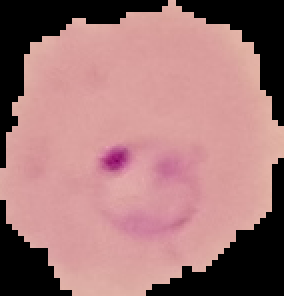
#> input picture Data/ExampleParasiticCell.png, 142 x 148 px (shown 2 times larger)
$ jupyter execute --allow-errors ExploratoryProjectNotebook_Clean.ipynb
#> lines starting #> are read from the running program, lines starting #| are printed output that depends on the picture; long printed decimals are rounded
# Infected Cell Classification: Classical ML vs Deep Learning
### Authors: Tyler Marino, Polina
### Research Focus: Comparative analysis of feature extraction and classification methods for malaria cell detection

This notebook implements a comprehensive research pipeline comparing classical machine learning (Logistic Regression, Random Forest) and deep neural networks (ShuffleNet) for infected blood cell classification.

[cell 1]
# ============================================================================
# IMPORTS & SETUP
# ============================================================================
import cv2
import numpy as np
import pandas as pd
import matplotlib.pyplot as plt
import seaborn as sns
import random
import time
import os
from pathlib import Path
import json
from datetime import datetime


# Machine Learning Libraries
from sklearn.cluster import KMeans
from sklearn.model_selection import train_test_split
from sklearn.linear_model import LogisticRegression
from sklearn.ensemble import RandomForestClassifier
from sklearn.metrics import (accuracy_score, precision_score, recall_score, f1_score,
                             confusion_matrix, classification_report, precision_recall_fscore_support)
from sklearn.pipeline import Pipeline
from sklearn.preprocessing import StandardScaler
from sklearn.model_selection import StratifiedKFold, GridSearchCV, train_test_split
from sklearn.svm import SVC

from joblib import dump, load
from skimage.segmentation import slic
from skimage.color import label2rgb

# Deep Learning Libraries
import torch
import torch.nn as nn
import torch.optim as optim
from torch.utils.data import DataLoader, random_split
from torchvision import models, transforms, datasets
from torchvision.models import ShuffleNet_V2_X1_0_Weights


# Configure plotting
plt.style.use('seaborn-v0_8-darkgrid')
sns.set_palette("husl")
print("✓ All libraries imported successfully")

dark2 = [
    "#1b9e77",
    "#66a61e",
    "#7570b3",
    "#e6ab02",
    "#d95f02",
    "#e7298a",
    "#a6761d",
    "#666666"
]

# 1. FEATURE EXTRACTION
## Overview
This section extracts handcrafted features from cell images for use in classical ML models. We compute:
- **General Image Statistics**: RGB/HSV histograms, color channel statistics
- **K-Means Clustering Features**: Cluster centers, pixel distributions, variance metrics
- **SLIC Superpixel Features**: Texture and spatial information

## 1.1 General Image Statistics

[cell 2]
def extract_image_statistics(img_path, verbose=True):
    """
    Extract basic statistical features from a cell image.

    Parameters:
    - img_path: Path to image file
    - verbose: Whether to print statistics

    Returns:
    - feature_dict: Dictionary containing RGB and HSV statistics
    """
#> called with img_path = 'Data/ExampleParasiticCell.png', verbose = True
    img = cv2.imread(img_path)
#> img is the input picture: shape (148, 142, 3); mean B, G, R 118.9, 118.6, 163
    print(f"image shape: {img.shape} ")
#| image shape: (148, 142, 3)
    img_rgb = cv2.cvtColor(img, cv2.COLOR_BGR2RGB)
    img_hsv = cv2.cvtColor(img, cv2.COLOR_BGR2HSV)
#> img_hsv: shape (148, 142, 3); mean H, S, V 36.8, 54.2, 163
    img_gray = cv2.cvtColor(img, cv2.COLOR_BGR2GRAY)
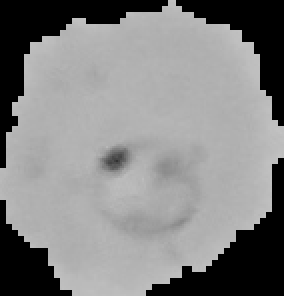
#> img_gray: shape (148, 142) (shown 2 times larger); min 0, max 194, mean 131.9

    # RGB Statistics
    rgb_mean = np.mean(img_rgb, axis=(0, 1))
#> rgb_mean = [163, 118.6, 118.9]
    rgb_std = np.std(img_rgb, axis=(0, 1))
#> rgb_std = [94.56, 69.63, 69.02]
    rgb_max = np.max(img_rgb, axis=(0, 1))
#> rgb_max = [232, 182, 179]
    rgb_min = np.min(img_rgb, axis=(0, 1))
#> rgb_min = [0, 0, 0]

    # HSV Statistics
    h, s, v = img_hsv[:,:,0], img_hsv[:,:,1], img_hsv[:,:,2]
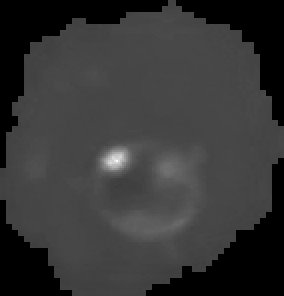
#> s: shape (148, 142) (shown 2 times larger); min 0, max 253, mean 54.2
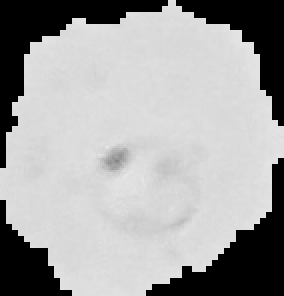
#> v: shape (148, 142) (shown 2 times larger); min 0, max 232, mean 163
    hsv_stats = {
        'h_mean': np.mean(h),
        's_mean': np.mean(s),
        'v_mean': np.mean(v),
        'h_std': np.std(h),
        's_std': np.std(s),
        'v_std': np.std(v),
    }
#> hsv_stats = {'h_mean': 36.83, 's_mean': 54.2, 'v_mean': 163, 'h_std': 70.61, 's_std': 32.71, 'v_std': 94.56}

    # Gray Statistics
    gray_mean = np.mean(img_gray)
#> gray_mean = 131.9
    gray_std = np.std(img_gray)
#> gray_std = 76.9

    if verbose:
        print(f"RGB - Mean: {rgb_mean}, Std: {rgb_std}")
#| RGB - Mean: [162.958 118.616 118.901], Std: [94.561 69.629 69.024 ]
        print(f"HSV - H: {hsv_stats['h_mean']:.1f}±{hsv_stats['h_std']:.1f}, "
              f"S: {hsv_stats['s_mean']:.1f}±{hsv_stats['s_std']:.1f}, "
              f"V: {hsv_stats['v_mean']:.1f}±{hsv_stats['v_std']:.1f}")
#| HSV - H: 36.8±70.6, S: 54.2±32.7, V: 163.0±94.6
        print(f"Gray - Mean: {gray_mean:.1f}±{gray_std:.1f}\n")
#| Gray - Mean: 131.9±76.9

    # RGB Histograms
    hist_r = cv2.calcHist([img_rgb], [0], None, [256], [0, 256]).flatten()
#> hist_r = 256 values, max 5283 at index 0, min 0 at index 1, mean 82.09
    hist_g = cv2.calcHist([img_rgb], [1], None, [256], [0, 256]).flatten()
#> hist_g = 256 values, max 5283 at index 0, min 0 at index 2, mean 82.09
    hist_b = cv2.calcHist([img_rgb], [2], None, [256], [0, 256]).flatten()
#> hist_b has the same summary as hist_r

    return {
        'rgb_mean': rgb_mean,
        'rgb_std': rgb_std,
        'rgb_max': rgb_max,
        'rgb_min': rgb_min,
        'gray_mean': gray_mean,
        'gray_std': gray_std,
        'hsv_stats': hsv_stats,
        'histograms': {'r': hist_r, 'g': hist_g, 'b': hist_b},
        'image_rgb': img_rgb,
        'image_hsv': img_hsv,
        'image_gray': img_gray
    }

# Example: Analyze one parasitized and one uninfected cell
if os.path.exists('Data/ExampleParasiticCell.png'):
    print("=== PARASITIZED CELL ===")
    parasitic_stats = extract_image_statistics('Data/ExampleParasiticCell.png')
#> parasitic_stats = 11 items

    print("=== UNINFECTED CELL ===")
    uninfected_stats = extract_image_statistics('Data/ExampleUninfectedCell.png')
#> call 2 of extract_image_statistics, with img_path = 'Data/ExampleUninfectedCell.png', verbose = True
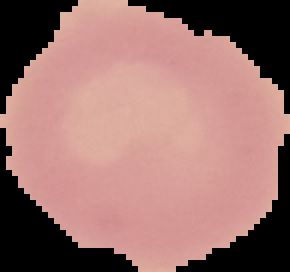
#> input picture Data/ExampleUninfectedCell.png, 145 x 136 px (shown 2 times larger)
#> in extract_image_statistics, img is the input picture: shape (136, 145, 3); mean B, G, R 109.7, 114.5, 155.1
#| image shape: (136, 145, 3)
#> in extract_image_statistics (call 2), `img_hsv = cv2.cvtColor(img, cv2.COLOR_BGR2HSV)`: img_hsv: shape (136, 145, 3); mean H, S, V 2.2, 53.7, 155.1
#> in extract_image_statistics (call 2), `img_gray = cv2.cvtColor(img, cv2.COLOR_BGR2GRAY)`:
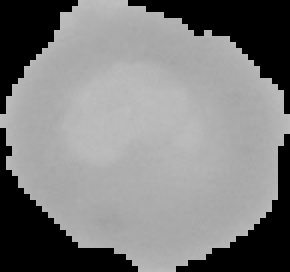
#> img_gray: shape (136, 145) (shown 2 times larger); min 0, max 191, mean 126.1
#> in extract_image_statistics (call 2), `rgb_mean = np.mean(img_rgb, axis=(0, 1))`: rgb_mean = [155.1, 114.5, 109.7]
#> in extract_image_statistics (call 2), `rgb_std = np.std(img_rgb, axis=(0, 1))`: rgb_std = [96.83, 71.77, 68.57]
#> in extract_image_statistics (call 2), `rgb_max = np.max(img_rgb, axis=(0, 1))`: rgb_max = [226, 179, 165]
#> in extract_image_statistics (call 2), `h, s, v = img_hsv[:,:,0], img_hsv[:,:,1], img_hsv[:,:,2]`:
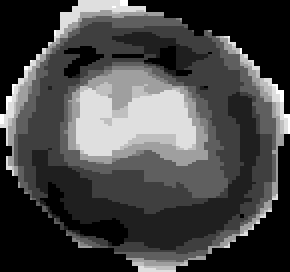
#> h: shape (136, 145) (shown 2 times larger); min 0, max 8, mean 2.23; drawn with min black and max white
#> in extract_image_statistics (call 2), `h, s, v = img_hsv[:,:,0], img_hsv[:,:,1], img_hsv[:,:,2]`:
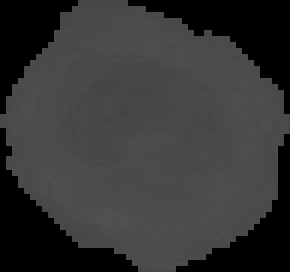
#> s: shape (136, 145) (shown 2 times larger); min 0, max 82, mean 53.7
#> in extract_image_statistics (call 2), `h, s, v = img_hsv[:,:,0], img_hsv[:,:,1], img_hsv[:,:,2]`:
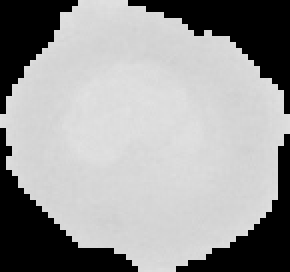
#> v: shape (136, 145) (shown 2 times larger); min 0, max 226, mean 155.1
#> in extract_image_statistics (call 2), `hsv_stats = { 'h_mean': np.mean(h), 's_mean': np.mean(s), 'v_mean': np..`: hsv_stats = {'h_mean': 2.23, 's_mean': 53.69, 'v_mean': 155.1, 'h_std': 2.27, 's_std': 33.56, 'v_std': 96.83}
#> in extract_image_statistics (call 2), `gray_mean = np.mean(img_gray)`: gray_mean = 126.1
#> in extract_image_statistics (call 2), `gray_std = np.std(img_gray)`: gray_std = 78.87
#| RGB - Mean: [155.058 114.515 109.726], Std: [96.830 71.773 68.572]
#| HSV - H: 2.2±2.3, S: 53.7±33.6, V: 155.1±96.8
#| Gray - Mean: 126.1±78.9
#> in extract_image_statistics (call 2), `hist_r = cv2.calcHist([img_rgb], [0], None, [256], [0, 256]).flatten()`: hist_r = 256 values, max 5529 at index 0, min 0 at index 1, mean 77.03
#> in extract_image_statistics (call 2), `hist_g = cv2.calcHist([img_rgb], [1], None, [256], [0, 256]).flatten()`: hist_g has the same summary as hist_r
#> in extract_image_statistics (call 2), `hist_b = cv2.calcHist([img_rgb], [2], None, [256], [0, 256]).flatten()`: hist_b has the same summary as hist_r
#> uninfected_stats = 11 items

    # Visualize histograms
    fig, axes = plt.subplots(1, 2, figsize=(14, 4))

    # Parasitized cell histograms
    axes[0].plot(parasitic_stats['histograms']['r'], color='r', alpha=0.7, label='Red')
    axes[0].plot(parasitic_stats['histograms']['g'], color='g', alpha=0.7, label='Green')
    axes[0].plot(parasitic_stats['histograms']['b'], color='b', alpha=0.7, label='Blue')
    axes[0].set_title('RGB Histogram - Parasitized Cell')
    axes[0].set_xlabel('Pixel Value')
    axes[0].set_ylabel('Frequency')
    axes[0].legend()
    axes[0].grid(alpha=0.3)

    # Uninfected cell histograms
    axes[1].plot(uninfected_stats['histograms']['r'], color='r', alpha=0.7, label='Red')
    axes[1].plot(uninfected_stats['histograms']['g'], color='g', alpha=0.7, label='Green')
    axes[1].plot(uninfected_stats['histograms']['b'], color='b', alpha=0.7, label='Blue')
    axes[1].set_title('RGB Histogram - Uninfected Cell')
    axes[1].set_xlabel('Pixel Value')
    axes[1].set_ylabel('Frequency')
    axes[1].legend()
    axes[1].grid(alpha=0.3)

    plt.tight_layout()
    plt.savefig('plots/01_rgb_histograms_comparison.png', dpi=150, bbox_inches='tight')
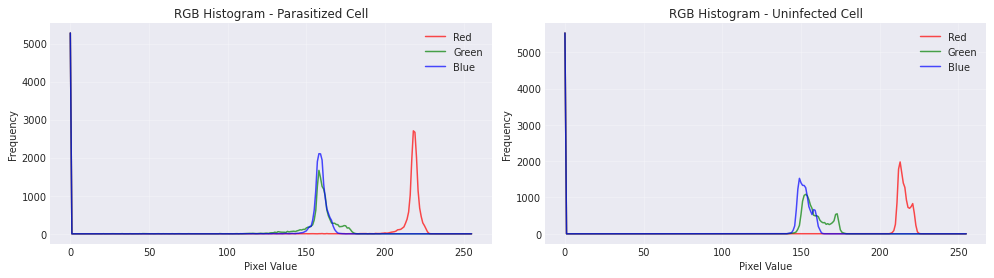
#> figure drawn by matplotlib, 2 panels; panel 1: curve peaks at x = 0, y = 5283; panel 1: curve peaks at x = 0, y = 5283; panel 1: curve peaks at x = 0, y = 5283; panel 2: curve peaks at x = 0, y = 5529
    plt.show()
    print("✓ Histogram visualization saved")

    print("HSV Statistics for Parasitized Cell:", parasitic_stats['hsv_stats'])
#| HSV Statistics for Parasitized Cell: {'h_mean': 36.827, 's_mean': 54.204, 'v_mean': 162.958, 'h_std': 70.610, 's_std': 32.715, 'v_std': 94.561}
    print("HSV Statistics for Uninfected Cell:", uninfected_stats['hsv_stats'])
#| HSV Statistics for Uninfected Cell: {'h_mean': 2.232, 's_mean': 53.687, 'v_mean': 155.058, 'h_std': 2.271, 's_std': 33.558, 'v_std': 96.830}
    print("HSV 90, 95, 99th Percentiles for Parasitized Cell:",
          {k: np.percentile(parasitic_stats['image_hsv'][:,:,i], q)
           for i, k in enumerate(['h_90', 's_90', 'v_90']) for q in [90, 95, 99]})
#| HSV 90, 95, 99th Percentiles for Parasitized Cell: {'h_90': 179.0, 's_90': 103.0, 'v_90': 225.0}
    print("HSV 90, 95, 99th Percentiles for Uninfected Cell:",
          {k: np.percentile(uninfected_stats['image_hsv'][:,:,i], q)
           for i, k in enumerate(['h_90', 's_90', 'v_90']) for q in [90, 95, 99]})
#| HSV 90, 95, 99th Percentiles for Uninfected Cell: {'h_90': 7.0, 's_90': 79.0, 'v_90': 223.0}


    plt.plot(np.percentile(parasitic_stats['image_hsv'][:,:,1], np.arange(100)), label='Parasitized S', color=dark2[0])
    plt.plot(np.percentile(uninfected_stats['image_hsv'][:,:,1], np.arange(100)), label='Uninfected S', color=dark2[0], linestyle='--')
    plt.plot(np.percentile(parasitic_stats['image_hsv'][:,:,2], np.arange(100)), label='Parasitized V', color=dark2[2])
    plt.plot(np.percentile(uninfected_stats['image_hsv'][:,:,2], np.arange(100)), label='Uninfected V', color=dark2[2], linestyle='--')
    vertical_lines = [90, 95, 99]
    for vl in vertical_lines:
        plt.axvline(x=vl, color='gray', linestyle=':', alpha=0.7)
    plt.xlabel('Percentile')
    plt.ylabel('HSV Value')
    plt.title('HSV Percentiles Comparison')
    plt.legend()
    plt.grid(alpha=0.3)
    plt.savefig('plots/02_hsv_percentiles_comparison.png', dpi=150, bbox_inches='tight')
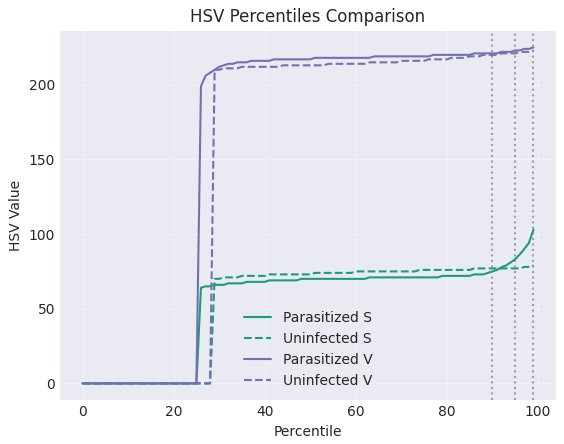
#> figure drawn by matplotlib, 1 panel; curve peaks at x = 99, y = 103; curve peaks at x = 99, y = 79; curve peaks at x = 99, y = 225
    plt.show()

## 1.2 K-Means Clustering Statistics

[cell 3]
# [104 lines left out: functions extract_features_from_image, batch_extract_features, not called in this run]

# Run feature extraction
if os.path.exists('All_Data/cell_images'):
    feature_vectors, labels = batch_extract_features()
    print(f"\nDataset Summary:")
    print(f"  Total samples: {len(labels)}")
    print(f"  Feature dimensions: {feature_vectors.shape[1]}")
    print(f"  Infected cells: {np.sum(labels == 1)}")
    print(f"  Uninfected cells: {np.sum(labels == 0)}")
else:
    print("⚠ All_Data/cell_images directory not found")

# 2. CLASSICAL MACHINE LEARNING MODELS
## Overview
We train two classical ML models (Logistic Regression and Random Forest) on extracted features across different training set sizes to evaluate data efficiency.

#> (a cell that did not finish here is left out)

## 2.1 Running gridsearch over hyperparams

[cell 5]
# ----------------------------
# Setup
# ----------------------------
os.makedirs("models", exist_ok=True)
os.makedirs("results", exist_ok=True)
os.makedirs("logs", exist_ok=True)

RUN_ID = datetime.now().strftime("%Y%m%d_%H%M%S")

# ----------------------------
# Train / Test Split (50 / 50)
# ----------------------------
#> (the rest of this cell did not finish here and is left out)

#> (a cell that did not finish here is left out)

## 2.1 Logistic Regression

[cell 7]
# Train Logistic Regression across different training set sizes
lr_results = []
train_sizes = [0.1, 0.3, 0.5, 0.7, 0.9]

print("\n" + "="*70)
print("LOGISTIC REGRESSION - Training Across Different Data Sizes")
print("="*70)

best_lr_params = {
    "clf__C": 100,
    "clf__max_iter": 500,
    "clf__penalty": "l2",
    "clf__solver": "lbfgs"
}


#> (the rest of this cell did not finish here and is left out)

## 2.2 Random Forest

[cell 8]
# Train Random Forest across different training set sizes
rf_results = []

print("\n" + "="*70)
print("RANDOM FOREST - Training Across Different Data Sizes")
print("="*70)

#> (the rest of this cell did not finish here and is left out)

#> (a cell that did not finish here is left out)

[cell 10]
# Train svm across different training set sizes
svm_results = []
train_sizes = [0.1, 0.3, 0.5, 0.7, 0.9]

print("\n" + "="*70)
print("SVM - Training Across Different Data Sizes")
print("="*70)


#> (the rest of this cell did not finish here and is left out)

[cell 11]
df_comparison = pd.read_csv("LRRF_model_comparison_results.csv")
#> (reads LRRF_model_comparison_results.csv from the repository)
#> (the rest of this cell did not finish here and is left out)

# 3. DEEP LEARNING - SHUFFLENET
## Overview
Fine-tune a pre-trained ShuffleNet V2 model for binary classification of infected vs. uninfected cells. We perform a grid search over hyperparameters (learning rate, batch size, epochs).

## 3.1 Grid Search

[cell 12]
# Setup ShuffleNet data pipeline
print("="*70)
print("SHUFFLENET - Data Setup")
print("="*70)

DATA_DIR = "All_Data/cell_images"
BATCH_SIZE = 32
TRAIN_RATIO = 0.30
RANDOM_SEED = 42

torch.manual_seed(RANDOM_SEED)
#> (this line was passed over: torch is not available in this run)
